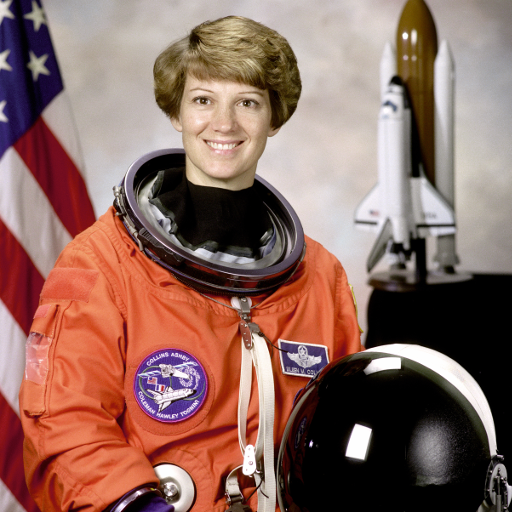
#> input picture examples/astronaut.png, 512 x 512 px
$ python cli.py ../../examples/astronaut.png   (older library calls are emulated)
#> lines starting #> are read from the running program, lines starting #| are printed output that depends on the picture
### src/smart_id_photo/config.py
from dataclasses import dataclass, fields
from pathlib import Path
import math
import yaml


@dataclass(frozen=True)
class Config:
    backend: str = "local"
    mode: str = "standard"
    width: int = 295
    height: int = 413
    dpi: int = 300
    max_kb: int = 50
    kb_bytes: int = 1024
    quality_floor: int = 65
    max_pixels: int = 40_000_000
    max_working_pixels: int = 24_000_000
    max_input_bytes: int = 33_554_432
    detector_max_side: int = 1200
    output_dir: str = "output"

    def __post_init__(self):
        if self.backend != "local":
            raise ValueError("Phase 1 only implements local backend; no cloud upload is available")
        if self.mode not in {"standard", "adaptive"}:
            raise ValueError("mode must be standard or adaptive")
        ranges = {"width": (32, 4096), "height": (32, 4096), "dpi": (72, 1200),
                  "max_kb": (1, 10240), "quality_floor": (1, 95),
                  "max_pixels": (100, 40_000_000), "max_working_pixels": (100, 24_000_000),
                  "max_input_bytes": (1024, 33_554_432),
                  "detector_max_side": (256, 1600)}
        for key, (lo, hi) in ranges.items():
            value = getattr(self, key)
            if type(value) is not int or not lo <= value <= hi:
                raise ValueError(f"{key} must be an integer in [{lo}, {hi}]")
        if self.kb_bytes != 1024 or type(self.kb_bytes) is not int:
            raise ValueError("This version consistently uses 1 KB = 1024 bytes")
        if not isinstance(self.output_dir, str) or not self.output_dir.strip():
            raise ValueError("output_dir must be a path string")

    # [16 lines left out: functions load, mm_to_pixels, not called in this run]

### src/smart_id_photo/image_loader.py
from io import BytesIO
from pathlib import Path
import math
import warnings
from PIL import Image, ImageCms, ImageOps
from .schema import ImageInfo


def bounded_size(size, pixel_limit):
    """Never upscale; integer rounding must not exceed the pixel budget."""
    width, height = size
    if width * height <= pixel_limit:
        return size
    scale = math.sqrt(pixel_limit / (width * height))
    width, height = max(1, math.floor(width*scale)), max(1, math.floor(height*scale))
    # Extremely narrow images may hit the one-pixel floor on one axis.
    if width * height > pixel_limit:
        if width >= height:
            width = max(1, pixel_limit // height)
        else:
            height = max(1, pixel_limit // width)
    return width, height


def load_image_details(path, config):
    """Check source headers BEFORE decoding; resize before orientation/color copies.

    Working-image budget is not a decoder RSS ceiling. PNG needs a full raster;
    JPEG draft only supports discrete native reduction factors. No source writes.
    """
    path = Path(path)
    if path.suffix.lower() not in {".jpg", ".jpeg", ".png"}:
        raise ValueError("Only JPG/JPEG/PNG inputs are supported")
    if path.stat().st_size > config.max_input_bytes:
        raise ValueError("Input file exceeds byte limit")
    with warnings.catch_warnings():
        warnings.simplefilter("error", Image.DecompressionBombWarning)
        with Image.open(path) as original:
            if original.format not in {"JPEG", "PNG"}:
                raise ValueError("Actual file format must be JPEG or PNG")
            source_size, source_format = original.size, original.format
            if original.width * original.height > config.max_pixels:
                raise ValueError(
                    f"Input exceeds pixel limit: {original.width} x {original.height} "
                    f"= {original.width * original.height:,}; allowed {config.max_pixels:,}"
                )
            if getattr(original, "n_frames", 1) != 1:
                raise ValueError("Animated images are unsupported")
            # Read EXIF before JPEG draft changes the decoder dimensions.
            orientation = original.getexif().get(274, 1)
            oriented_size = source_size[::-1] if orientation in {5, 6, 7, 8} else source_size
            profile = original.info.get("icc_profile")
            target = bounded_size(source_size, config.max_working_pixels)
            if source_format == "JPEG" and target != source_size:
                original.draft(original.mode, target)
            decoder_size = original.size
            original.load()
            if original.size != target:
                original.thumbnail(target, Image.Resampling.LANCZOS, reducing_gap=None)
            ImageOps.exif_transpose(original, in_place=True)
            notes = []
            image = original
            owns_image = False
            try:
                if "A" in image.getbands() or "transparency" in image.info:
                    rgba = image if image.mode == "RGBA" else image.convert("RGBA")
                    white = Image.new("RGB", image.size, "white")
                    try:
                        with rgba.getchannel("A") as alpha:
                            white.paste(rgba, mask=alpha)
                    finally:
                        if rgba is not original:
                            rgba.close()
                    image, owns_image = white, True
                    notes.append("Transparent input composited on white")
                if profile:
                    try:
                        converted = ImageCms.profileToProfile(
                            image, ImageCms.ImageCmsProfile(BytesIO(profile)),
                            ImageCms.createProfile("sRGB"), outputMode="RGB")
                    except Exception:
                        notes.append("ICC profile could not be interpreted; color requires review")
                        converted = image.convert("RGB")
                else:
                    if image.mode == "CMYK":
                        notes.append("Untagged CMYK converted approximately; color requires review")
                    converted = image.convert("RGB")
                if owns_image:
                    image.close()
                image, owns_image = converted, True
                info = ImageInfo(
                    source_format=source_format, source_size=source_size,
                    oriented_source_size=oriented_size, decoder_size=decoder_size,
                    working_size=image.size,
                    scale_x=image.width/oriented_size[0], scale_y=image.height/oriented_size[1],
                    downsampled=image.size != oriented_size,
                    decoder_reduced=decoder_size != source_size)
                if info.downsampled:
                    notes.append(
                        f"Large input downsampled for processing: {oriented_size[0]} x {oriented_size[1]} "
                        f"-> {image.width} x {image.height}; original preserved; "
                        "crop coordinates remain in oriented source pixels")
                return image, notes, info
            except BaseException:
                if owns_image:
                    image.close()
                raise


# [4 lines left out: function load_image, not called in this run]

### src/smart_id_photo/processor.py
from io import BytesIO
from pathlib import Path
import time
from uuid import uuid4
from PIL import Image, ImageDraw
from .config import Config
from .schema import Geometry, Result
from .image_loader import load_image_details
from .coordinates import source_rect_to_working, working_rect_to_source, geometry_to_source
from .face_detector import FaceDetector
from .head_locator import estimate_head
from .crop_optimizer import optimize_crop, validate_manual
from .compressor import encode_jpeg
from .quality_checker import classify
from .exporter import atomic_write


class Processor:
    def __init__(self, detector=None):
        self.detector = detector or FaceDetector()

    def process(self, path, config=None, manual_crop=None):
        config = config or Config()
        started = time.perf_counter()
        geometry = Geometry()
        result = Result("FAIL", [], geometry, manual=manual_crop is not None)
        image = preview = cropped = None
        try:
            image, notes, info = load_image_details(path, config)
            result.image_info = info
            working_geometry = estimate_head(self.detector.detect(image, config))
            geometry = geometry_to_source(working_geometry, info)
            result.geometry = geometry
            if manual_crop is not None:
                source_rect = validate_manual(manual_crop, info.oriented_source_size, config)
                rect = source_rect_to_working(source_rect, info)
                if rect[2] <= rect[0] or rect[3] <= rect[1]:
                    raise ValueError("Manual crop is too small at working resolution")
                reasons = []
            else:
                rect, reasons = optimize_crop(image.size, working_geometry, config)
                source_rect = working_rect_to_source(rect, info)
            result.crop = source_rect
            directory = Path(config.output_dir)
            directory.mkdir(parents=True, exist_ok=True)
            # Independent random filename, never derived from a private input name.
            token = uuid4().hex
            preview_scale = min(1., 1200/image.width, 1200/image.height)
            preview = image.resize((max(1, round(image.width*preview_scale)),
                                    max(1, round(image.height*preview_scale))), Image.Resampling.LANCZOS)
            info.preview_size = preview.size
            sx, sy = preview.width/info.oriented_source_size[0], preview.height/info.oriented_source_size[1]
            draw = ImageDraw.Draw(preview)
            for x,y,w,h in geometry.faces:
                draw.rectangle((x*sx,y*sy,(x+w)*sx,(y+h)*sy), outline="cyan", width=3)
            if geometry.estimated_head:
                draw.rectangle(tuple(v*(sx if i%2==0 else sy) for i,v in enumerate(geometry.estimated_head)), outline="orange", width=3)
            if source_rect:
                draw.rectangle(tuple(v*(sx if i%2==0 else sy) for i,v in enumerate(source_rect)), outline="lime", width=3)
            buf = BytesIO()
            preview.save(buf, "PNG")
            preview_path = directory / f"{token}-preview.png"
            atomic_write(preview_path, buf.getvalue())
            result.preview = str(preview_path.resolve())
            if rect is None:
                result.reasons = geometry.warnings + notes + reasons
                # A decodable input without a face may still be manually corrected.
                result.status = "REVIEW"
            else:
                cropped = image.crop(rect)
                data, quality = encode_jpeg(cropped, config)
                output = directory / f"{token}.jpg"
                atomic_write(output, data)
                # Verify exported file itself (including dimensions/decodability).
                with Image.open(output) as check:
                    check.load()
                    if check.size != (config.width, config.height) or output.stat().st_size > config.max_kb*1024:
                        output.unlink()
                        raise ValueError("Export verification failed")
                result.output = str(output.resolve())
                result.bytes, result.jpeg_quality = len(data), quality
                result.status, result.reasons = classify(geometry, notes+reasons, manual_crop is not None)
        except Exception as exc:
            result.status = "FAIL"
            # Do not echo full exceptions with private path/raw data into reports.
            result.reasons = [str(exc) if isinstance(exc, ValueError) else
                              f"Input or processing error ({type(exc).__name__})"]
        finally:
            for resource in (cropped, preview, image):
                if resource is not None:
                    resource.close()
        result.duration_seconds = round(time.perf_counter()-started, 6)
        return result

### src/smart_id_photo/face_detector.py
import cv2
import numpy as np
from .schema import Geometry


class FaceDetector:
    """Offline Haar baseline. No downloads, landmarks or calibrated confidence."""
    def __init__(self):
        cv2.setNumThreads(1)
        self.detector = cv2.CascadeClassifier(cv2.data.haarcascades + "haarcascade_frontalface_default.xml")
        if self.detector.empty():
            raise RuntimeError("Local OpenCV cascade not installed")

    def detect(self, image, config):
        small = image.copy()
        small.thumbnail((config.detector_max_side, config.detector_max_side))
        gray = cv2.cvtColor(np.asarray(small), cv2.COLOR_RGB2GRAY)
        found = self.detector.detectMultiScale(gray, scaleFactor=1.1, minNeighbors=5, minSize=(24, 24))
        sx, sy = image.width / small.width, image.height / small.height
        faces = [(round(x*sx), round(y*sy), round(w*sx), round(h*sy)) for x,y,w,h in found]
        return Geometry(faces=sorted(faces, key=lambda b: b[2]*b[3], reverse=True))

### src/smart_id_photo/head_locator.py
def estimate_head(geometry):
    if len(geometry.faces) != 1:
        geometry.warnings.append("Expected exactly one frontal face")
        return geometry
    x, y, w, h = geometry.faces[0]
    geometry.face_center = (x + w/2, y + h/2)
    # Conservative prior, not a measured hair outline. Do not clamp: out-of-frame
    # estimates are important independent evidence of possible clipping.
    geometry.estimated_head = (x - .23*w, y - .55*h, x + 1.23*w, y + 1.15*h)
    geometry.warnings.append("Hair boundary, eyes, chin and orientation are unmeasured; head box is a prior")
    return geometry

### src/smart_id_photo/coordinates.py
"""All PUBLIC geometry is in EXIF-oriented source pixels, including manual crops."""
from dataclasses import replace
import math


# [8 lines left out: function source_rect_to_working, not called in this run]


def working_rect_to_source(rect, info):
    if rect is None:
        return None
    w, h = info.oriented_source_size
    l, t, r, b = rect
    return (max(0, round(l/info.scale_x)), max(0, round(t/info.scale_y)),
            min(w, round(r/info.scale_x)), min(h, round(b/info.scale_y)))


def geometry_to_source(geometry, info):
    def point(p):
        return None if p is None else (p[0]/info.scale_x, p[1]/info.scale_y)
    head = geometry.estimated_head
    # Do not clamp inferred head bounds: out-of-image estimates are QC evidence.
    head = None if head is None else (head[0]/info.scale_x, head[1]/info.scale_y,
                                     head[2]/info.scale_x, head[3]/info.scale_y)
    faces = [(round(x/info.scale_x), round(y/info.scale_y),
              round(w/info.scale_x), round(h/info.scale_y)) for x,y,w,h in geometry.faces]
    return replace(geometry, faces=faces, face_center=point(geometry.face_center),
                   estimated_head=head, eyes=None if geometry.eyes is None else
                   [point(p) for p in geometry.eyes], chin=point(geometry.chin))

### src/smart_id_photo/crop_optimizer.py
import math


def optimize_crop(size, geometry, config):
    """Aspect-constrained in-image crop. Never pad or generate missing content."""
    W, H = size
    if not geometry.estimated_head:
        return None, ["Head cannot be located; manual rectangle required"]
    left, top, right, bottom = geometry.estimated_head
    head_h = bottom-top
    occupancy = .70 if config.mode == "standard" else .57
    height = head_h / occupancy
    width = height * config.width / config.height
    width = max(width, (right-left)*1.12)
    height = width * config.height / config.width
    scale = min(1., W/width, H/height)
    width, height = width*scale, height*scale
    # Upper margin + shoulder space. Shift inside source without synthesizing pixels.
    x = min(max(0., (left+right)/2-width/2), W-width)
    y = min(max(0., top-.08*height), H-height)
    rect = (round(x), round(y), min(W, round(x+width)), min(H, round(y+height)))
    reasons = []
    if left < 0 or top < 0 or right > W or bottom > H:
        reasons.append("Estimated head extends outside source; missing hair cannot be restored")
    if left < rect[0] or top < rect[1] or right > rect[2] or bottom > rect[3]:
        reasons.append("Constrained crop cannot contain estimated head")
    return rect, reasons


# [11 lines left out: function validate_manual, not called in this run]

### src/smart_id_photo/compressor.py
from io import BytesIO
from PIL import Image, ImageCms


def encode_jpeg(image, config):
    """Find highest integer quality at fixed dimensions and above quality floor.

    Scan rather than assume monotonic JPEG size. No downscaling to meet byte limit.
    """
    resized = image.resize((config.width, config.height), Image.Resampling.LANCZOS)
    profile = ImageCms.ImageCmsProfile(ImageCms.createProfile("sRGB")).tobytes()
    for quality in range(95, config.quality_floor-1, -1):
        buf = BytesIO()
        # Avoid libjpeg optimized-Huffman in-memory buffer failures on high-entropy
        # large images; actual quality and byte limits are still exhaustively checked.
        resized.save(buf, "JPEG", quality=quality, subsampling=0, optimize=False,
                     dpi=(config.dpi, config.dpi), icc_profile=profile)
        data = buf.getvalue()
        if len(data) <= config.max_kb * config.kb_bytes:
            return data, quality
    raise ValueError("JPEG exceeds byte limit at quality floor and required dimensions")

### src/smart_id_photo/schema.py
from dataclasses import dataclass, field, asdict


@dataclass
class ImageInfo:
    source_format: str
    source_size: tuple[int, int]
    oriented_source_size: tuple[int, int]
    decoder_size: tuple[int, int]
    working_size: tuple[int, int]
    scale_x: float
    scale_y: float
    downsampled: bool
    decoder_reduced: bool
    coordinate_space: str = "exif_oriented_source"
    preview_size: tuple[int, int] | None = None


@dataclass
class Geometry:
    faces: list[tuple[int, int, int, int]] = field(default_factory=list)
    face_center: tuple[float, float] | None = None
    # Heuristic estimate; deliberately NOT a segmentation result.
    estimated_head: tuple[float, float, float, float] | None = None
    eyes: list | None = None
    chin: tuple | None = None
    orientation: float | None = None
    hair_boundary_confidence: float | None = None
    method: str = "opencv-haar-frontalface-default"
    warnings: list[str] = field(default_factory=list)


@dataclass
class Result:
    status: str
    reasons: list[str]
    geometry: Geometry
    crop: tuple[int, int, int, int] | None = None
    output: str | None = None
    preview: str | None = None
    bytes: int | None = None
    jpeg_quality: int | None = None
    duration_seconds: float = 0
    manual: bool = False
    image_info: ImageInfo | None = None
    def to_dict(self):
        return asdict(self)

### src/smart_id_photo/exporter.py
import csv
import os
from pathlib import Path
import tempfile


def atomic_write(path, data):
    path = Path(path)
    fd, tmp = tempfile.mkstemp(prefix=".smart-id-", dir=path.parent)
    try:
        with os.fdopen(fd, "wb") as stream:
            stream.write(data)
            stream.flush()
            os.fsync(stream.fileno())
        os.replace(tmp, path)
    finally:
        if os.path.exists(tmp):
            os.unlink(tmp)


# [8 lines left out: function export_csv, not called in this run]

### src/smart_id_photo/cli.py
import argparse
from dataclasses import replace
import json
from .config import Config
from .processor import Processor


def main():
    parser = argparse.ArgumentParser(description="Phase 1 single-image offline prototype")
    parser.add_argument("image")
    parser.add_argument("--config")
    parser.add_argument("--output-dir")
    parser.add_argument("--crop", nargs=4, type=float, metavar=("LEFT", "TOP", "RIGHT", "BOTTOM"))
    args = parser.parse_args()
    config = Config.load(args.config) if args.config else Config()
    if args.output_dir:
        config = replace(config, output_dir=args.output_dir)
    result = Processor().process(args.image, config, args.crop)
#> in load_image_details, original is the input picture: PIL image 512x512 RGB; mean R, G, B 141.6, 105.8, 96.5
#> in load_image_details, `orientation = original.getexif().get(274, 1)`: orientation = 1
#> in load_image_details, `oriented_size = source_size[::-1] if orientation in {5, 6, 7, 8} else ..`: oriented_size = (512, 512)
#> in load_image_details, `image, owns_image = converted, True`: owns_image = True
#> in process, `image, notes, info = load_image_details(path, config)`: notes = []
#> in detect, `gray = cv2.cvtColor(np.asarray(small), cv2.COLOR_RGB2GRAY)`:
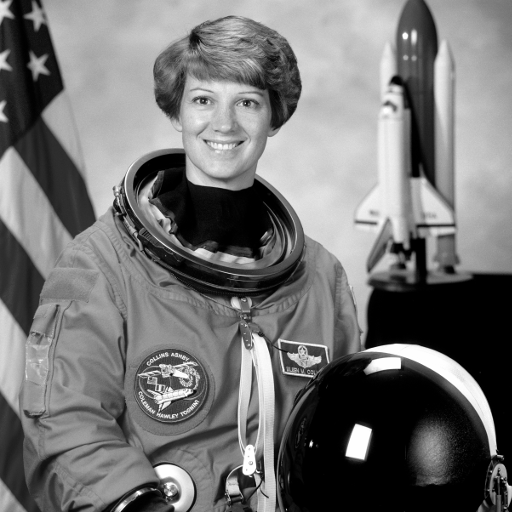
#> gray: shape (512, 512); min 0, max 255, mean 115.4
#> in detect, `found = self.detector.detectMultiScale(gray, scaleFactor=1.1, minNeigh..`: found = [[177, 66, 95, 95]]
#> in detect, `faces = [(round(x*sx), round(y*sy), round(w*sx), round(h*sy)) for x,y,..`: faces = [(177, 66, 95, 95)]
#> in estimate_head, `x, y, w, h = geometry.faces[0]`: x = 177; y = 66; w = 95
#> in estimate_head, `geometry.face_center = (x + w/2, y + h/2)`: geometry.face_center = (224.5, 113.5)
#> in estimate_head, `geometry.estimated_head = (x - .23*w, y - .55*h, x + 1.23*w, y + 1.15*h)`: geometry.estimated_head = (155.2, 13.75, 293.9, 175.2)
#> in optimize_crop, `left, top, right, bottom = geometry.estimated_head`: left = 155.2; top = 13.75; right = 293.9; bottom = 175.2
#> in optimize_crop, `head_h = bottom-top`: head_h = 161.5
#> in optimize_crop, `height = head_h / occupancy`: height = 230.7
#> in optimize_crop, `width = height * config.width / config.height`: width = 164.8
#> in optimize_crop, `scale = min(1., W/width, H/height)`: scale = 1
#> in optimize_crop, `x = min(max(0., (left+right)/2-width/2), W-width)`: x = 142.1
#> in optimize_crop, `y = min(max(0., top-.08*height), H-height)`: y = 0
#> in optimize_crop, `rect = (round(x), round(y), min(W, round(x+width)), min(H, round(y+hei..`: rect = (142, 0, 307, 231)
#> in process, `rect, reasons = optimize_crop(image.size, working_geometry, config)`: reasons = []
#> in working_rect_to_source, `l, t, r, b = rect`: l = 142; t = 0; r = 307; b = 231
#> in process, `source_rect = working_rect_to_source(rect, info)`: source_rect = (142, 0, 307, 231)
#> the loop in process, `for x,y,w,h in geometry.faces:` made 1 pass
#> in process, `preview.save(buf, "PNG")`:
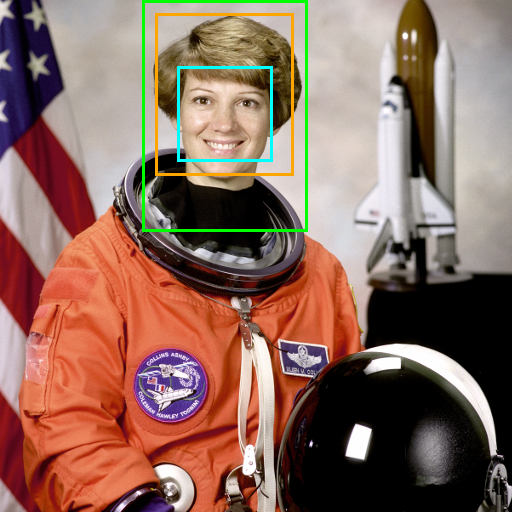
#> preview: PIL image 512x512 RGB; mean R, G, B 140.1, 107.3, 94.9
#> in process, `cropped = image.crop(rect)`:
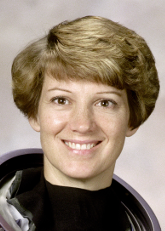
#> cropped: PIL image 165x231 RGB; mean R, G, B 143.9, 128.1, 112.1
#> in encode_jpeg, `resized = image.resize((config.width, config.height), Image.Resampling..`:
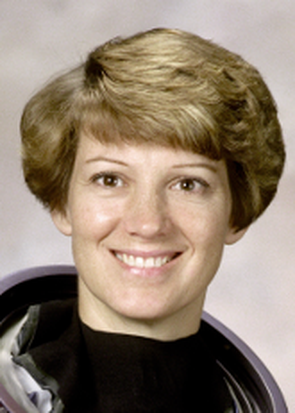
#> resized: PIL image 295x413 RGB; mean R, G, B 143.9, 128.1, 112.1
#> in process, `data, quality = encode_jpeg(cropped, config)`: quality = 95
#> in process, `result.status = "FAIL"`: result.status = 'FAIL'
#> the loop in process, `for resource in (cropped, preview, image):` made 3 passes
    print(json.dumps(result.to_dict(), ensure_ascii=False, indent=2))
#> (printed output is left out)
#> (the run stopped early here; a loop or call above may not have finished)
